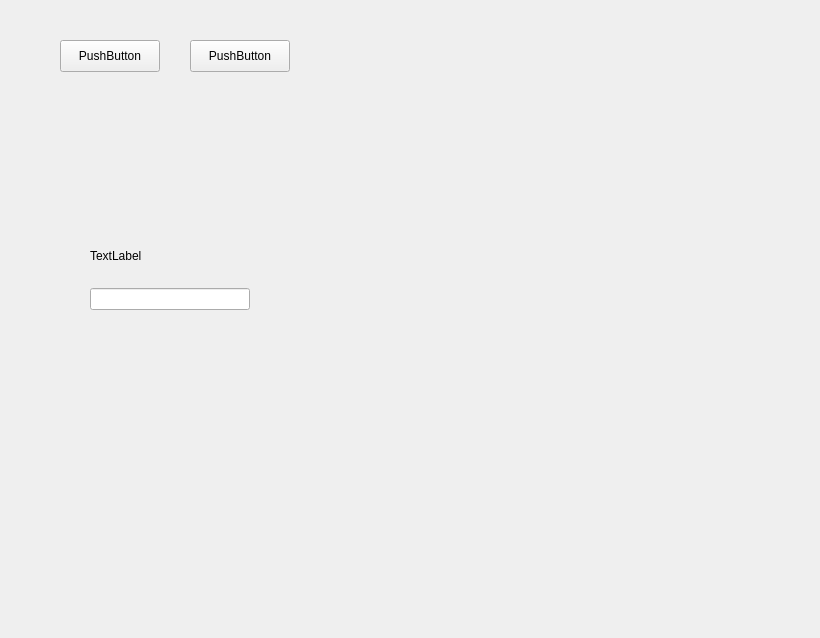
<?xml version="1.0" encoding="UTF-8"?>
<ui version="4.0">
 <class>Form</class>
 <widget class="QWidget" name="Form">
  <property name="geometry">
   <rect>
    <x>0</x>
    <y>0</y>
    <width>820</width>
    <height>638</height>
   </rect>
  </property>
  <property name="windowTitle">
   <string>Form</string>
  </property>
  <widget class="QWidget" name="gridLayoutWidget">
   <property name="geometry">
    <rect>
     <x>90</x>
     <y>230</y>
     <width>160</width>
     <height>80</height>
    </rect>
   </property>
   <layout class="QGridLayout" name="gridLayout">
    <item row="3" column="0">
     <widget class="QLabel" name="label">
      <property name="text">
       <string>TextLabel</string>
      </property>
     </widget>
    </item>
    <item row="4" column="0">
     <widget class="QLineEdit" name="lineEdit"/>
    </item>
   </layout>
  </widget>
  <widget class="QPushButton" name="pushButton">
   <property name="geometry">
    <rect>
     <x>60</x>
     <y>40</y>
     <width>100</width>
     <height>32</height>
    </rect>
   </property>
   <property name="text">
    <string>PushButton</string>
   </property>
  </widget>
  <widget class="QPushButton" name="pushButton_2">
   <property name="geometry">
    <rect>
     <x>190</x>
     <y>40</y>
     <width>100</width>
     <height>32</height>
    </rect>
   </property>
   <property name="text">
    <string>PushButton</string>
   </property>
  </widget>
 </widget>
 <resources/>
 <connections/>
</ui>
